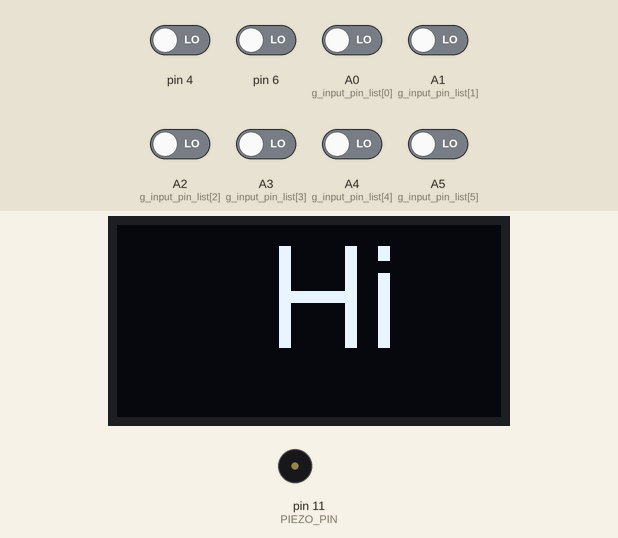
This sketch was run on a simulated Arduino Leonardo, built with avr-gcc and run on an emulated ATmega32U4. On the bench: 128×64 one-colour display, buzzer (waves = sounding). The test bench sets the inputs (shaded band); at power-on: A0 (g_input_pin_list[0]), A1 (g_input_pin_list[1]), A2 (g_input_pin_list[2]), A3 (g_input_pin_list[3]), A4 (g_input_pin_list[4]), A5 (g_input_pin_list[5]), pin 4, pin 6 LOW. USB keyboard and mouse output is not drawn.

Above: at 1.2 s.
1.3 s: pin 4 driven HIGH
At 1.49 s:
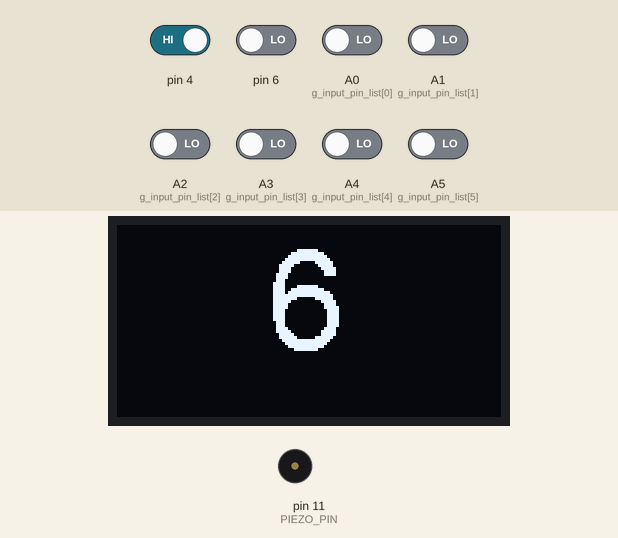
3.3 s: pin 6 driven HIGH
6.5 s: A0 (g_input_pin_list[0]) driven HIGH
9.3 s: pin 4 driven LOW
12.9 s: A1 (g_input_pin_list[1]) driven HIGH
16.2 s: A2 (g_input_pin_list[2]) driven HIGH
At 16.3 s:
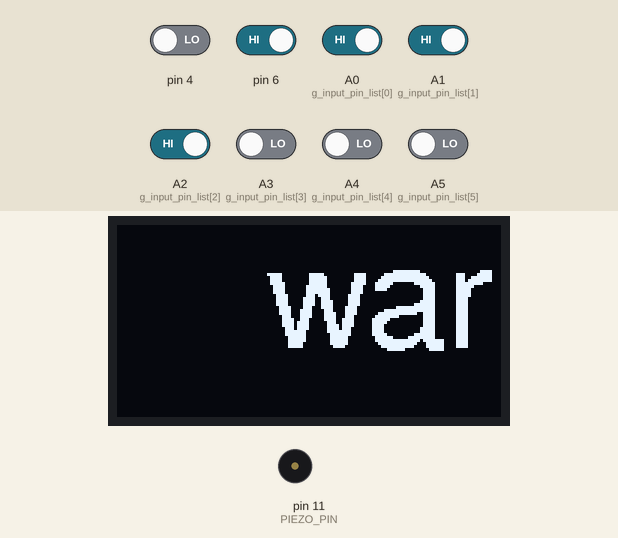

The sketch:

MOAC_firmware_SH1106.ino
```cpp
// (licence header left out)
#define VERSION "3.0"
/*--------------------------- Configuration ------------------------------*/
// Configuration should be done in the included file:
#include "config.h"

/*--------------------------- Libraries ----------------------------------*/
#include <SPI.h>                      // For OLED
#include <Adafruit_GFX.h>             // For OLED
#include "Adafruit_SH1106.h"          // For OLED
#include <Keypad.h>                   // To read button inputs
#include "HID-Project.h"              // HID library with absolute mouse positioning

/*--------------------------- Global Variables ---------------------------*/
uint16_t g_last_activity_time   = 0;  // Milliseconds
uint8_t  g_warp_location_index  = 0;
uint8_t  g_warp_location_count  = 0;

/*--------------------------- Resources ----------------------------------*/
#include <Fonts/FreeSans24pt7b.h>     // For OLED

/*--------------------------- Function Signatures ------------------------*/
void showStartupScreen();
void scanInputs();
void screensaver();
void showEvent(uint8_t button_index);

/*--------------------------- Instantiate Global Objects -----------------*/
Adafruit_SH1106 display(OLED_RESET);

/*--------------------------- Program ------------------------------------*/
/**
  Setup
*/
void setup()
{
  display.begin(SH1106_SWITCHCAPVCC, 0x3C);  // Initialize with the I2C address 0x3C
  showStartupScreen();

  g_warp_location_count = (sizeof(warp_locations) / sizeof(warp_locations[0]));

  // Initialise a virtual USB keyboard:
  Keyboard.begin();

  // Initialise a virtual mouse in "absolute position" mode:
  AbsoluteMouse.begin();

#if ENABLE_BEEP
  pinMode(PIEZO_PIN, OUTPUT);
  tone(PIEZO_PIN, BEEP_TONE, BEEP_DURATION);
#endif
}

/**
  General info screen displayed at startup
*/
void showStartupScreen()
{
  display.clearDisplay();
  display.setTextSize(1);
  display.setTextColor(WHITE);
  display.setCursor(0, 5);
  display.println("      Mini Open");
  display.setTextSize(1);
  display.setCursor(0, 15);
  display.println(" Adaptive Controller");
  display.setCursor(50, 25);
  display.print("v");
  display.print(VERSION);
  display.setCursor(10, 40);
  display.println("superhouse.tv/moac");
  display.display();
}

/**
  Loop
*/
void loop()
{
  scanInputs();
  screensaver();
}

/**
  Read each of the inputs to check for button presses
*/
void scanInputs()
{
  for (uint8_t i = 0; i < sizeof(g_input_pin_list); i++) {
    //if (analogRead(g_input_pin_list[i]) < 127) // Using analogRead while experimenting
    if (LOW == digitalRead(g_input_pin_list[i]))
    {
      if (g_macro_messages[i] == "warp")
      {
        // Do mouse stuff
        // Move the cursor to the top left corner.
        AbsoluteMouse.moveTo(0, 0);
        delay(100);  // Test to give mouse location time to settle in host OS and do basic debounce

        // Jump to the target location:
        int16_t x_target_location = (int)warp_locations[g_warp_location_index][0] * 32.768;
        int16_t y_target_location = (int)warp_locations[g_warp_location_index][1] * 32.768;

        // Select the next location from the list, ready for next time:
        g_warp_location_index ++;
        if (g_warp_location_index >= g_warp_location_count)
        {
          g_warp_location_index = 0;
        }

        AbsoluteMouse.move(x_target_location, y_target_location);
        showEvent(i);
        delay(50);
      } else {
        // Do keyboard stuff
        Keyboard.print(g_macro_messages[i]);
#if ENABLE_BEEP
        tone(PIEZO_PIN, BEEP_TONE, BEEP_DURATION);
#endif
        g_last_activity_time = millis();
        showEvent(i);
        delay(50);
      }
    }
  }
}

/**
  Blank the screen if the timeout period has been reached
*/
void screensaver()
{
  if (millis() > (g_last_activity_time + (1000 * DISPLAY_TIMEOUT)))
  {
    display.clearDisplay();
    display.display();
  }
}

/**
  Display the event on the screen
*/
void showEvent(uint8_t button_index)
{
  display.setFont(&FreeSans24pt7b);
  display.clearDisplay();
  display.setTextSize(1.5);
  display.setTextColor(WHITE);
  display.setCursor(50, 40);
  display.print(g_macro_messages[button_index]);
  display.display();
}
```

config.h
```cpp
/* ----------------- General config -------------------------------- */
// Messages generated by the inputs
char *g_macro_messages[] = {
  "a",       // 1: letter "a"
  "b\n",     // 2: letter "b" then start a new line
  "Hi ",     // 3: word "Hi" then a space
  "there\n", // 4: word "there" then start a new line
  "5",       // 5: number "5"
  "6",       // 6: number "6"
  "warp",    // Special "mouse warp" command
  "For more info, see: https://www.superhouse.tv/moac \n"  // 8: Print a help message!
};

// Mouse warp locations. Any input can be defined as a "warp" button, which
// will cause the mouse cursor to jump to each of the coordinates in turn.
// Warp locations are X/Y values, starting at 0,0 in the top left corner of
// the screen and ending at 1000,1000 in the bottom right corner of the screen.
// Center of the screen is 500,500.
uint16_t warp_locations[][2] = { {250,250}, {500,250}, {500,500}, {750,750}, {980,980}, {10,970} };

/* Audible feedback */
#define ENABLE_BEEP      true            // Can also be controlled by a switch
#define BEEP_DURATION       2            // 100 Milliseconds
#define BEEP_TONE        2000            // Frequency in Hz

/* OLED display */
#define DISPLAY_TIMEOUT     5            // Seconds

/* ----------------- Hardware-specific config ---------------------- */
/* Button inputs */
uint8_t g_input_pin_list[8] = { A0, A1, A2, A3, A4, A5, A6, A7 };

/* Piezo buzzer */
#define PIEZO_PIN          11            // Audible output

/* OLED display */
#define OLED_RESET         -1            // No dedicated reset connection
```
